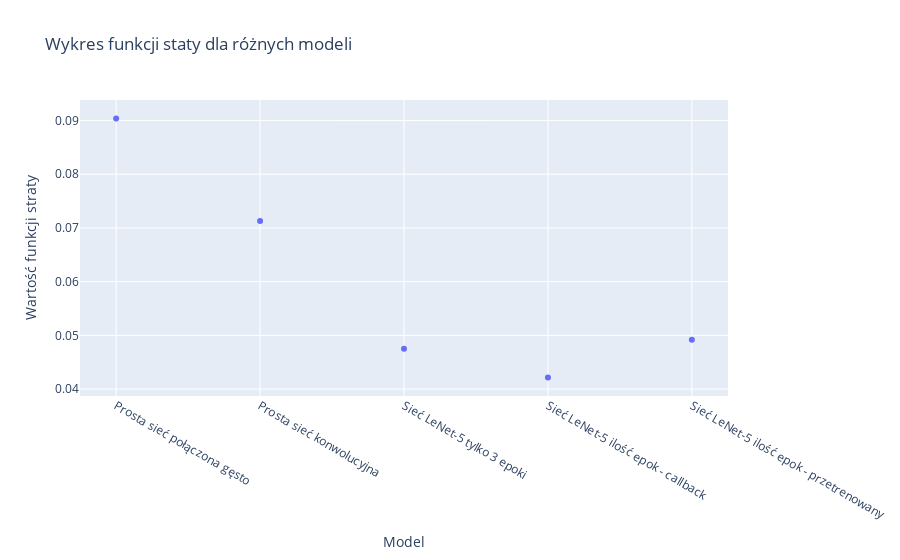

Notebook code for this chart:
### Code cell
fig = px.scatter(df, x=df["Nazwa"],y=df["F. Straty"], title='Wykres funkcji staty dla różnych modeli', labels={'F. Straty':'Wartość funkcji straty','Nazwa':'Model'})
fig.show()

### Figure 1 — Plotly figure (JSON) as saved in the notebook; plotly's stock layout.template omitted (floating-point values rounded to 4 significant figures)
{"data": [{"hovertemplate": "Model=%{x}<br>Wartość funkcji straty=%{y}<extra></extra>", "legendgroup": "", "marker": {"color": "#636efa", "symbol": "circle"}, "mode": "markers", "name": "", "orientation": "v", "showlegend": false, "type": "scatter", "x": ["Prosta sieć połączona gęsto", "Prosta sieć konwolucyjna", "Sieć LeNet-5 tylko 3 epoki", "Sieć LeNet-5 ilość epok - callback", "Sieć LeNet-5 ilość epok - przetrenowany"], "xaxis": "x", "y": [0.09037, 0.07129, 0.0475, 0.04217, 0.04917], "yaxis": "y"}], "layout": {"legend": {"tracegroupgap": 0}, "title": {"text": "Wykres funkcji staty dla różnych modeli"}, "xaxis": {"anchor": "y", "domain": [0, 1], "title": {"text": "Model"}}, "yaxis": {"anchor": "x", "domain": [0, 1], "title": {"text": "Wartość funkcji straty"}}}}
